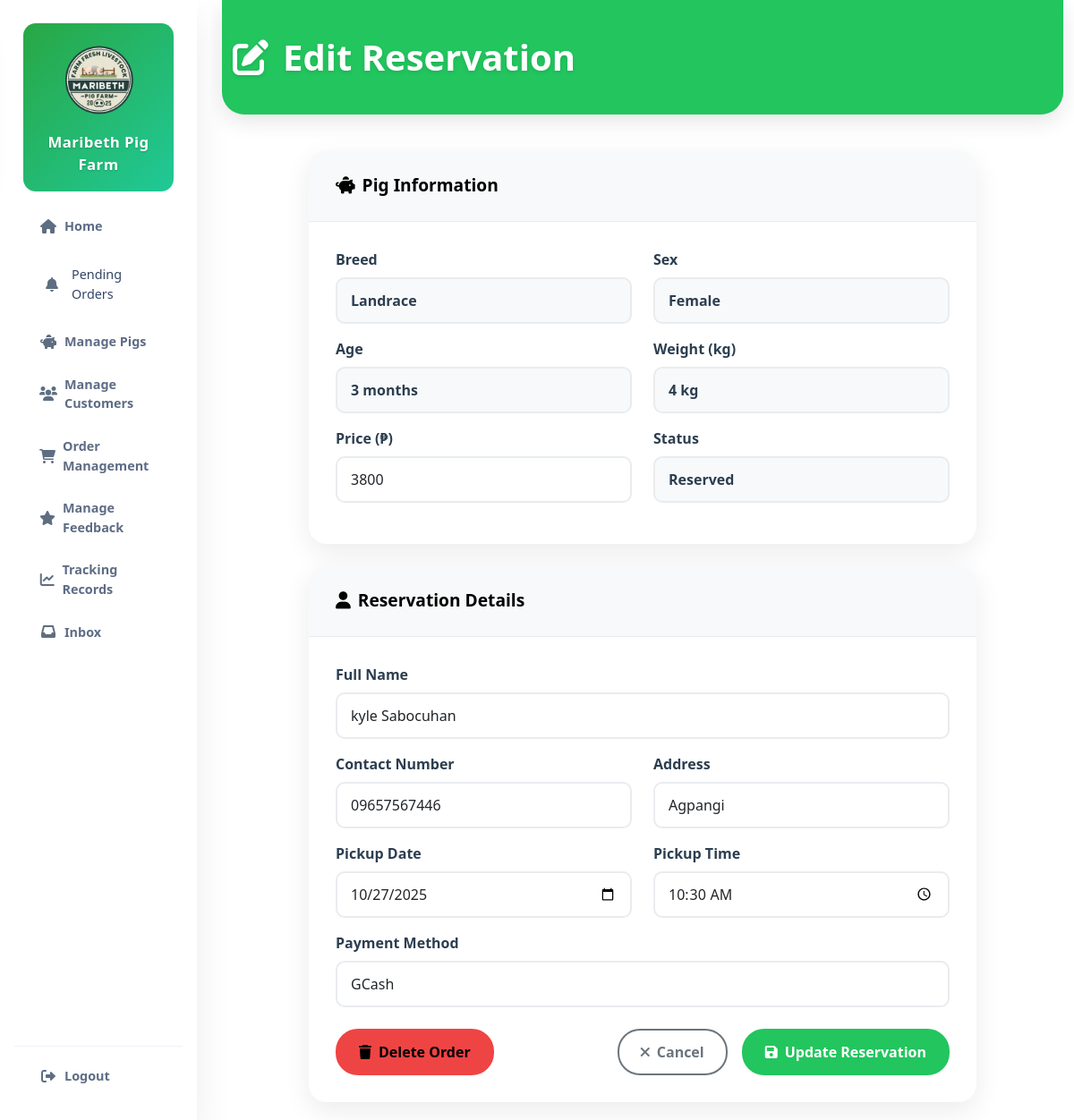
Page /manage/reservations/edit/18/ (signed in) on the committed database.
### myapp/models.py (models this page shows, shortened)
class Reservation(models.Model):
    DELIVERY_CHOICES = [
        ('home', 'Delivery'),
        ('pickup', 'Pick up at Farm'),
    ]
    PAYMENT_CHOICES = [
        ('cash', 'Cash'),
        ('gcash', 'GCash'),
    ]
    STATUS_CHOICES = [
        ('pending', 'Placed Order'),
        ('accepted', 'Placed Order'),
        ('completed', 'Completed'),
    ]
    user = models.ForeignKey(User, on_delete=models.CASCADE)
    pig = models.ForeignKey(Pig, on_delete=models.CASCADE)
    fullname = models.CharField(max_length=200)
    contact_number = models.CharField(max_length=17)
    address = models.TextField()
    delivery_option = models.CharField(max_length=10, choices=DELIVERY_CHOICES)
    payment_method = models.CharField(max_length=10, choices=PAYMENT_CHOICES)
    down_payment = models.DecimalField(max_digits=10, decimal_places=2, default=0.00, help_text="Required down payment amount")
    proof_of_payment = models.ImageField(upload_to='payment_proofs/', blank=True, null=True)
    pickup_date = models.DateField(help_text="Date when pig will be picked up or delivered", null=True, blank=True)
    pickup_time = models.TimeField(help_text="Time when pig will be picked up or delivered", null=True, blank=True)
    status = models.CharField(max_length=10, choices=STATUS_CHOICES, default='pending')
    is_paid = models.BooleanField(default=False, help_text="Indicates if the customer has paid for this reservation")
    created_at = models.DateTimeField(auto_now_add=True)
    updated_at = models.DateTimeField(auto_now=True)

class Pig(models.Model):
    SEX_CHOICES = [
        ('M', 'Male'),
        ('F', 'Female'),
    ]
    BREED_CHOICES = [
        ('Yorkshire', 'Yorkshire'),
        ('Landrace', 'Landrace'),
        ('Duroc', 'Duroc'),
        ('Hampshire', 'Hampshire'),
        ('Pietrain', 'Pietrain'),
        ('Large White', 'Large White'),
        ('Native', 'Native'),
        ('Crossbreed', 'Crossbreed'),
    ]
    breed = models.CharField(max_length=50, choices=BREED_CHOICES)
    age_months = models.IntegerField(help_text="Age in months")
    weight_kg = models.DecimalField(max_digits=6, decimal_places=2, help_text="Weight in kilograms")
    sex = models.CharField(max_length=1, choices=SEX_CHOICES)
    price = models.DecimalField(max_digits=10, decimal_places=2)
    description = models.TextField(blank=True, help_text="Short description of the pig's characteristics")
    picture = models.ImageField(upload_to='pig_images/', blank=True, null=True)
    is_available = models.BooleanField(default=True)
    created_at = models.DateTimeField(auto_now_add=True)
    def get_age_display(self):
        if self.age_months >= 12:
            years = self.age_months // 12
            remaining_months = self.age_months % 12
            if remaining_months > 0:
                return f"{years} years {remaining_months} months"
            else:
                return f"{years} years"
        else:
            return f"{self.age_months} months"

### myapp/views.py (the view, shortened to what this page needs)
# urls.py: path('manage/reservations/edit/<int:reservation_id>/', views.admin_reservation_edit, name='admin_reservation_edit'),
@login_required
@user_passes_test(is_admin)
def admin_reservation_edit(request, reservation_id):
    reservation = get_object_or_404(Reservation, id=reservation_id)
    return render(request, 'myapp/admin_reservation_edit.html', {'reservation': reservation})

### myapp/context_processors.py (called while the page is built)
def cart_count(request):
    if request.user.is_authenticated:
        count = Cart.objects.filter(user=request.user).count()
        return {'cart_count': count}
    return {'cart_count': 0}

### myapp/views.py (called while the page is built)
def is_admin(user):
    return user.is_superuser or user.is_staff

### templates/myapp/admin_reservation_edit.html (shortened to what this page needs)
{% extends 'base.html' %}
{% block content %}
<div class="container-fluid">
    <div class="page-header">
        <div class="container-fluid">
            <div class="d-flex justify-content-between align-items-center">
                <h1 class="page-title">
                    <i class="fas fa-edit me-3"></i>Edit Reservation
                </h1>
            </div>
        </div>
    </div>
    <div class="row justify-content-center">
        <div class="col-lg-10">
            {% if reservation.pig %}
            <div class="form-card mb-4">
                <div class="card-header-custom">
                    <i class="fas fa-piggy-bank me-2"></i>Pig Information
                </div>
                <div class="card-body-custom">
                    <div class="row">
                        <div class="col-md-6 mb-3">
                            <label class="form-label">Breed</label>
                            <div style="padding: 12px 15px; background: #f8f9fa; border: 2px solid #e9ecef; border-radius: 10px; color: #2c3e50; font-weight: 600;">
                                {{ reservation.pig.breed }}
                            </div>
                        </div>
                        <div class="col-md-6 mb-3">
                            <label class="form-label">Sex</label>
                            <div style="padding: 12px 15px; background: #f8f9fa; border: 2px solid #e9ecef; border-radius: 10px; color: #2c3e50; font-weight: 600;">
                                {{ reservation.pig.get_sex_display }}
                            </div>
                        </div>
                    </div>
                    <div class="row">
                        <div class="col-md-6 mb-3">
                            <label class="form-label">Age</label>
                            <div style="padding: 12px 15px; background: #f8f9fa; border: 2px solid #e9ecef; border-radius: 10px; color: #2c3e50; font-weight: 600;">
                                {{ reservation.pig.get_age_display }}
                            </div>
                        </div>
                        <div class="col-md-6 mb-3">
                            <label class="form-label">Weight (kg)</label>
                            <div style="padding: 12px 15px; background: #f8f9fa; border: 2px solid #e9ecef; border-radius: 10px; color: #2c3e50; font-weight: 600;">
                                {{ reservation.pig.weight_kg|floatformat:0 }} kg
                            </div>
                        </div>
                    </div>
                    <div class="row">
                        <div class="col-md-6 mb-3">
                            <label for="pig_price" class="form-label">Price (₱)</label>
                            <input type="number" class="form-control" id="pig_price" name="pig_price" value="{{ reservation.pig.price|floatformat:0 }}" step="1" min="0">
                        </div>
                        <div class="col-md-6 mb-3">
                            <label class="form-label">Status</label>
                            <div style="padding: 12px 15px; background: #f8f9fa; border: 2px solid #e9ecef; border-radius: 10px; color: #2c3e50; font-weight: 600;">
                                {% if reservation.pig.is_available %}Available{% else %}Reserved{% endif %}
                            </div>
                        </div>
                    </div>
                </div>
            </div>
            {% endif %}
            <div class="form-card">
                <div class="card-header-custom">
                    <i class="fas fa-user me-2"></i>Reservation Details
                </div>
                <div class="card-body-custom">
                    <form method="post">
                        <div class="row">
                            <div class="col-md-12 mb-3">
                                <label for="fullname" class="form-label">Full Name</label>
                                <input type="text" class="form-control" id="fullname" name="fullname" value="{{ reservation.fullname }}" required>
                            </div>
                        </div>
                        <div class="row">
                            <div class="col-md-6 mb-3">
                                <label for="contact_number" class="form-label">Contact Number</label>
                                <input type="text" class="form-control" id="contact_number" name="contact_number" value="{{ reservation.contact_number }}" required>
                            </div>
                            <div class="col-md-6 mb-3">
                                <label for="address" class="form-label">Address</label>
                                <input type="text" class="form-control" id="address" name="address" value="{{ reservation.address }}" required>
                            </div>
                        </div>
                        <div class="row">
                            <div class="col-md-6 mb-3">
                                <label for="pickup_date" class="form-label">Pickup Date</label>
                                <input type="date" class="form-control" id="pickup_date" name="pickup_date" value="{{ reservation.pickup_date|date:'Y-m-d' }}">
                            </div>
                            <div class="col-md-6 mb-3">
                                <label for="pickup_time" class="form-label">Pickup Time</label>
                                <input type="time" class="form-control" id="pickup_time" name="pickup_time" value="{{ reservation.pickup_time|time:'H:i' }}">
                            </div>
                        </div>
                        <div class="mb-3">
                            <label for="payment_method" class="form-label">Payment Method</label>
                            <select class="form-control" id="payment_method" name="payment_method" required>
                                <option value="gcash" {% if reservation.payment_method == 'gcash' %}selected{% endif %}>GCash</option>
                            </select>
                        </div>
                        <div class="d-flex gap-3 justify-content-between mt-4">
                            <button type="button" class="btn btn-danger" data-bs-toggle="modal" data-bs-target="#deleteModal" style="background: #ef4444; border: 2px solid #ef4444; color: black; padding: 12px 24px; border-radius: 25px; font-weight: 600;">
                                <i class="fas fa-trash me-2"></i>Delete Order
                            </button>
                            <div class="d-flex gap-3">
                                <a href="{% url 'admin_reservation_list' %}" class="btn-cancel">
                                    <i class="fas fa-times me-2"></i>Cancel
                                </a>
                                <button type="submit" class="btn-update">
                                    <i class="fas fa-save me-2"></i>Update Reservation
                                </button>
                            </div>
                        </div>
                    </form>
                </div>
            </div>
        </div>
    </div>
</div>
{% endblock %}

### templates/base.html (style rules this page uses)
html, body { margin: 0; padding: 0; min-height: 100%; width: 100%; overflow-x: hidden; overflow-y: auto; }
body { min-height: 100vh; width: 100%; overflow-x: hidden; overflow-y: auto; }

### templates/myapp/admin_reservation_edit.html (style rules this page uses)
.page-header { background: #22c55e !important; color: white; padding: 40px 0; margin: -20px -20px 40px -20px; border-radius: 0 0 25px 25px; box-shadow: 0 8px 25px rgba(0, 0, 0, 0.1); }
.page-title { font-size: 2.5rem; font-weight: 700; margin: 0; text-shadow: 0 2px 4px rgba(0, 0, 0, 0.1); }
.form-card { background: white; border-radius: 20px; box-shadow: 0 10px 30px rgba(0, 0, 0, 0.08); border: none; overflow: hidden; max-width: 800px; margin: 0 auto; }
.card-header-custom { background: #f8f9fa !important; color: #000 !important; font-weight: 600; padding: 25px 30px; border-bottom: 1px solid #e9ecef; font-size: 1.2rem; }
.card-body-custom { padding: 30px; }
.form-label { font-weight: 600; color: #2c3e50; margin-bottom: 8px; }
.form-control { border: 2px solid #e9ecef; border-radius: 10px; padding: 12px 15px; font-size: 1rem; transition: all 0.3s ease; }
.btn-cancel { background: transparent; color: #6c757d; border: 2px solid #6c757d; padding: 12px 24px; border-radius: 25px; font-weight: 600; transition: all 0.3s ease; text-decoration: none; }
.btn-update { background: #22c55e; color: white; border: 2px solid #22c55e; padding: 12px 24px; border-radius: 25px; font-weight: 600; transition: all 0.3s ease; }

### rows in the picture
Reservation: pig.breed "Landrace", pig.sex "Female", pig.age "3 months", pig.weight_kg "4", pig_price "3800", fullname "kyle Sabocuhan", contact_number "09657567446", address "Agpangi", pickup_date "10/27/2025", pickup_time "10:30", payment_method "GCash"
